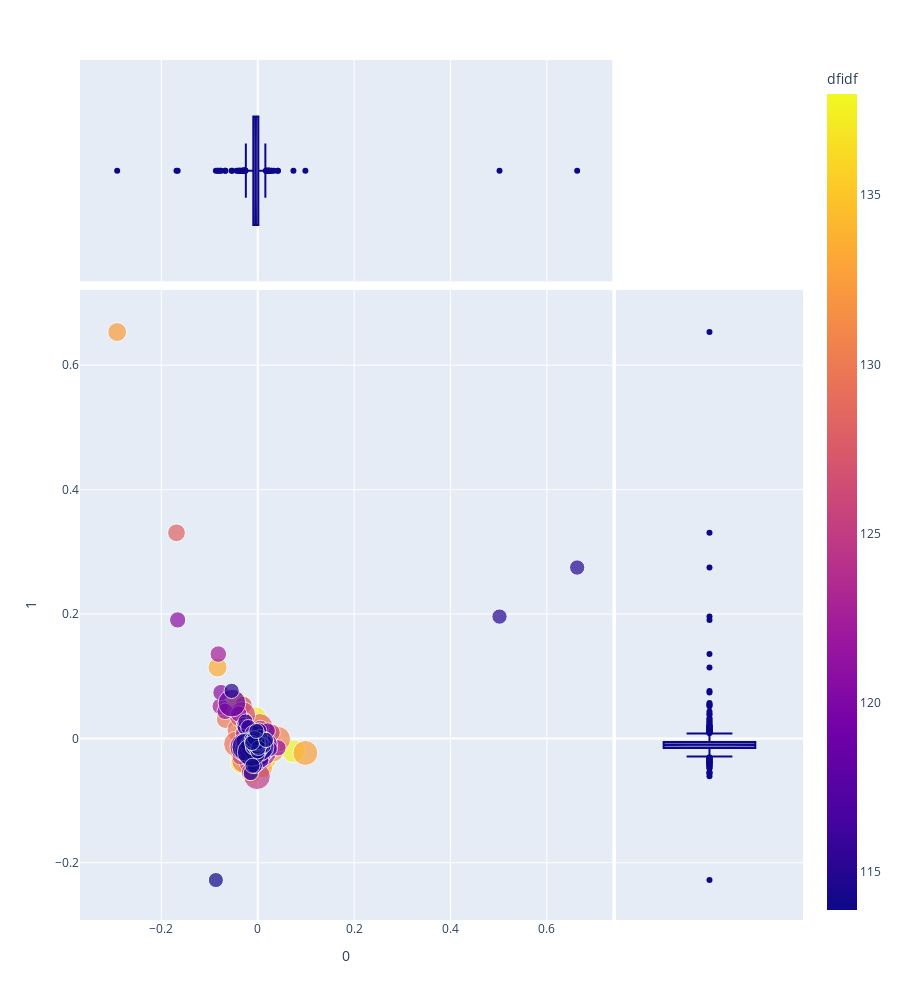

The notebook cell saved with this chart:
### Code cell
px.scatter(LOADINGS.join(VOCAB).reset_index(), 0, 1, hover_name='term_str', 
           size='df', color='dfidf',
           marginal_x='box', marginal_y='box', height=1000)

### Figure 1 — Plotly figure (JSON) as saved in the notebook; plotly's stock layout.template omitted (floating-point values rounded to 4 significant figures; data arrays with more than 128 entries replaced by an {"elided": "..."} marker saying what was removed)
{"data": [{"hovertemplate": "<b>%{hovertext}</b><br><br>0=%{x}<br>1=%{y}<br>df=%{marker.size}<br>dfidf=%{marker.color}<extra></extra>", "hovertext": {"elided": "1000 str values"}, "legendgroup": "", "marker": {"color": {"elided": "1000 float values"}, "coloraxis": "coloraxis", "size": {"elided": "1000 int values"}, "sizemode": "area", "sizeref": 0.3925, "symbol": "circle"}, "mode": "markers", "name": "", "orientation": "v", "showlegend": false, "type": "scatter", "x": {"elided": "1000 float values"}, "xaxis": "x", "y": {"elided": "1000 float values"}, "yaxis": "y"}, {"alignmentgroup": "True", "hovertemplate": "<b>%{hovertext}</b><br><br>0=%{x}<extra></extra>", "hovertext": {"elided": "1000 str values"}, "legendgroup": "", "marker": {"color": "#0d0887", "symbol": "circle"}, "name": "", "notched": true, "offsetgroup": "", "showlegend": false, "type": "box", "x": {"elided": "1000 float values"}, "xaxis": "x3", "yaxis": "y3"}, {"alignmentgroup": "True", "hovertemplate": "<b>%{hovertext}</b><br><br>1=%{y}<extra></extra>", "hovertext": {"elided": "1000 str values"}, "legendgroup": "", "marker": {"color": "#0d0887", "symbol": "circle"}, "name": "", "notched": true, "offsetgroup": "", "showlegend": false, "type": "box", "xaxis": "x2", "y": {"elided": "1000 float values"}, "yaxis": "y2"}], "layout": {"coloraxis": {"colorbar": {"title": {"text": "dfidf"}}, "colorscale": [[0, "#0d0887"], [0.1111, "#46039f"], [0.2222, "#7201a8"], [0.3333, "#9c179e"], [0.4444, "#bd3786"], [0.5556, "#d8576b"], [0.6667, "#ed7953"], [0.7778, "#fb9f3a"], [0.8889, "#fdca26"], [1, "#f0f921"]]}, "height": 1000, "legend": {"itemsizing": "constant", "tracegroupgap": 0}, "margin": {"t": 60}, "xaxis": {"anchor": "y", "domain": [0, 0.7363], "title": {"text": "0"}}, "xaxis2": {"anchor": "y2", "domain": [0.7413, 1], "matches": "x2", "showgrid": false, "showline": false, "showticklabels": false, "ticks": ""}, "xaxis3": {"anchor": "y3", "domain": [0, 0.7363], "matches": "x", "showgrid": true, "showticklabels": false}, "xaxis4": {"anchor": "y4", "domain": [0.7413, 1], "matches": "x2", "showgrid": false, "showline": false, "showticklabels": false, "ticks": ""}, "yaxis": {"anchor": "x", "domain": [0, 0.7326], "title": {"text": "1"}}, "yaxis2": {"anchor": "x2", "domain": [0, 0.7326], "matches": "y", "showgrid": true, "showticklabels": false}, "yaxis3": {"anchor": "x3", "domain": [0.7426, 1], "matches": "y3", "showgrid": false, "showline": false, "showticklabels": false, "ticks": ""}, "yaxis4": {"anchor": "x4", "domain": [0.7426, 1], "matches": "y3", "showgrid": true, "showline": false, "showticklabels": false, "ticks": ""}}}
